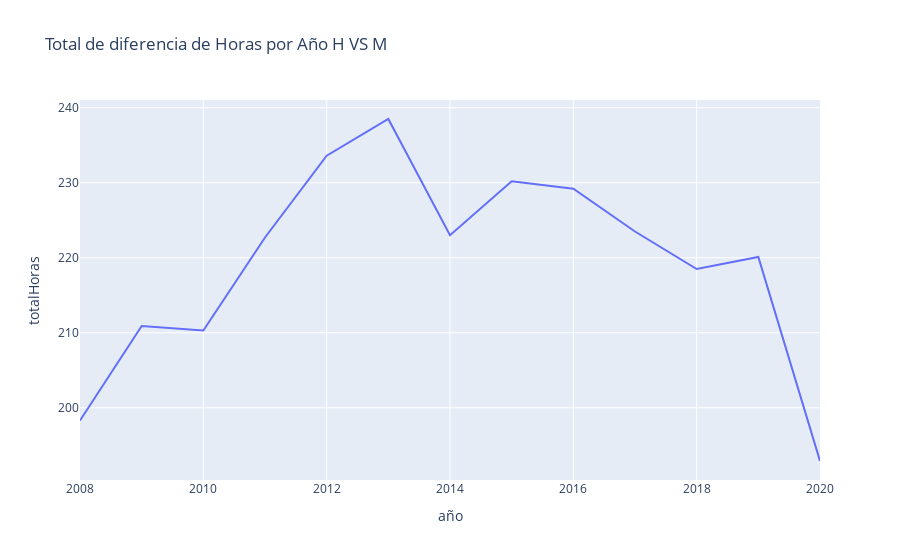
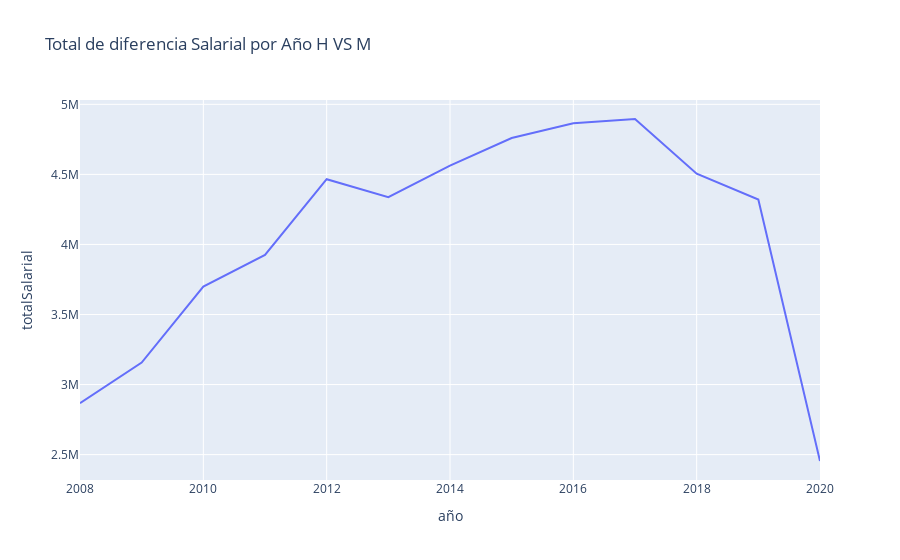

The notebook cell these images were saved under, in order:
### Code cell
import pandas as pd
import plotly.express as px


# Gráfico de horas por año (línea)
fig = px.line(data_frame=resumenHoras, x="año", y="totalHoras", title="Total de diferencia de Horas por Año H VS M")
fig.show()

# Gráfico de salario por año (línea)
fig = px.line(data_frame=resumenSalarial, x="año", y="totalSalarial", title="Total de diferencia Salarial por Año H VS M")
fig.show()

### Figure 1 — Plotly figure (JSON) as saved in the notebook; plotly's stock layout.template omitted (floating-point values rounded to 4 significant figures)
{"data": [{"hovertemplate": "año=%{x}<br>totalHoras=%{y}<extra></extra>", "legendgroup": "", "line": {"color": "#636efa", "dash": "solid"}, "marker": {"symbol": "circle"}, "mode": "lines", "name": "", "orientation": "v", "showlegend": false, "type": "scatter", "x": [2008, 2009, 2010, 2011, 2012, 2013, 2014, 2015, 2016, 2017, 2018, 2019, 2020], "xaxis": "x", "y": [198.3, 210.9, 210.3, 222.7, 233.6, 238.5, 223, 230.2, 229.2, 223.5, 218.5, 220.1, 192.9], "yaxis": "y"}], "layout": {"legend": {"tracegroupgap": 0}, "title": {"text": "Total de diferencia de Horas por Año H VS M"}, "xaxis": {"anchor": "y", "domain": [0, 1], "title": {"text": "año"}}, "yaxis": {"anchor": "x", "domain": [0, 1], "title": {"text": "totalHoras"}}}}

### Figure 2 — Plotly figure (JSON) as saved in the notebook; plotly's stock layout.template omitted (floating-point values rounded to 4 significant figures)
{"data": [{"hovertemplate": "año=%{x}<br>totalSalarial=%{y}<extra></extra>", "legendgroup": "", "line": {"color": "#636efa", "dash": "solid"}, "marker": {"symbol": "circle"}, "mode": "lines", "name": "", "orientation": "v", "showlegend": false, "type": "scatter", "x": [2008, 2009, 2010, 2011, 2012, 2013, 2014, 2015, 2016, 2017, 2018, 2019, 2020], "xaxis": "x", "y": [2866310, 3156697, 3698659, 3925047, 4465734, 4336874, 4561896, 4759166, 4864229, 4895288, 4504837, 4320255, 2454296], "yaxis": "y"}], "layout": {"legend": {"tracegroupgap": 0}, "title": {"text": "Total de diferencia Salarial por Año H VS M"}, "xaxis": {"anchor": "y", "domain": [0, 1], "title": {"text": "año"}}, "yaxis": {"anchor": "x", "domain": [0, 1], "title": {"text": "totalSalarial"}}}}
